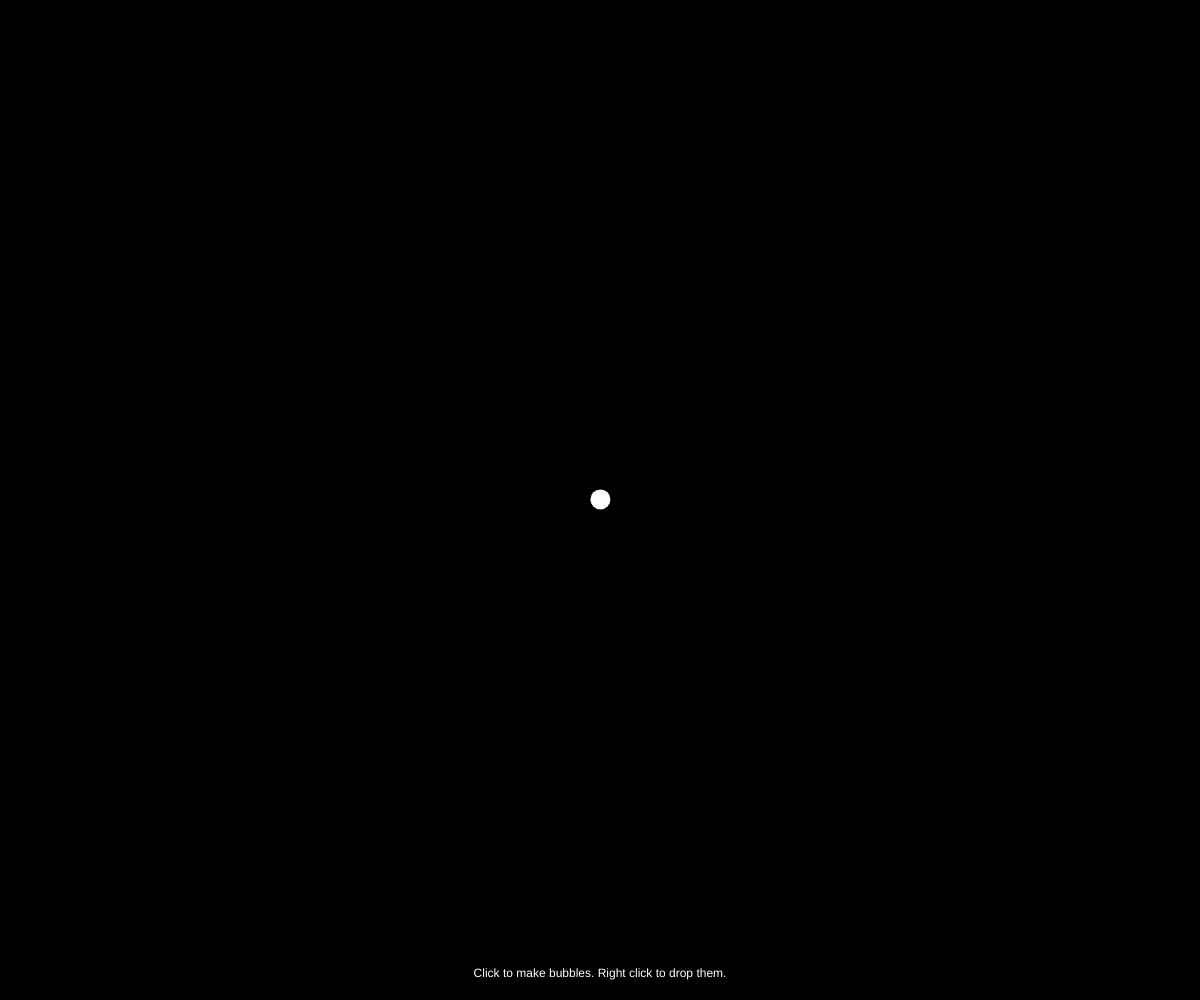
Frame 1 (no input)
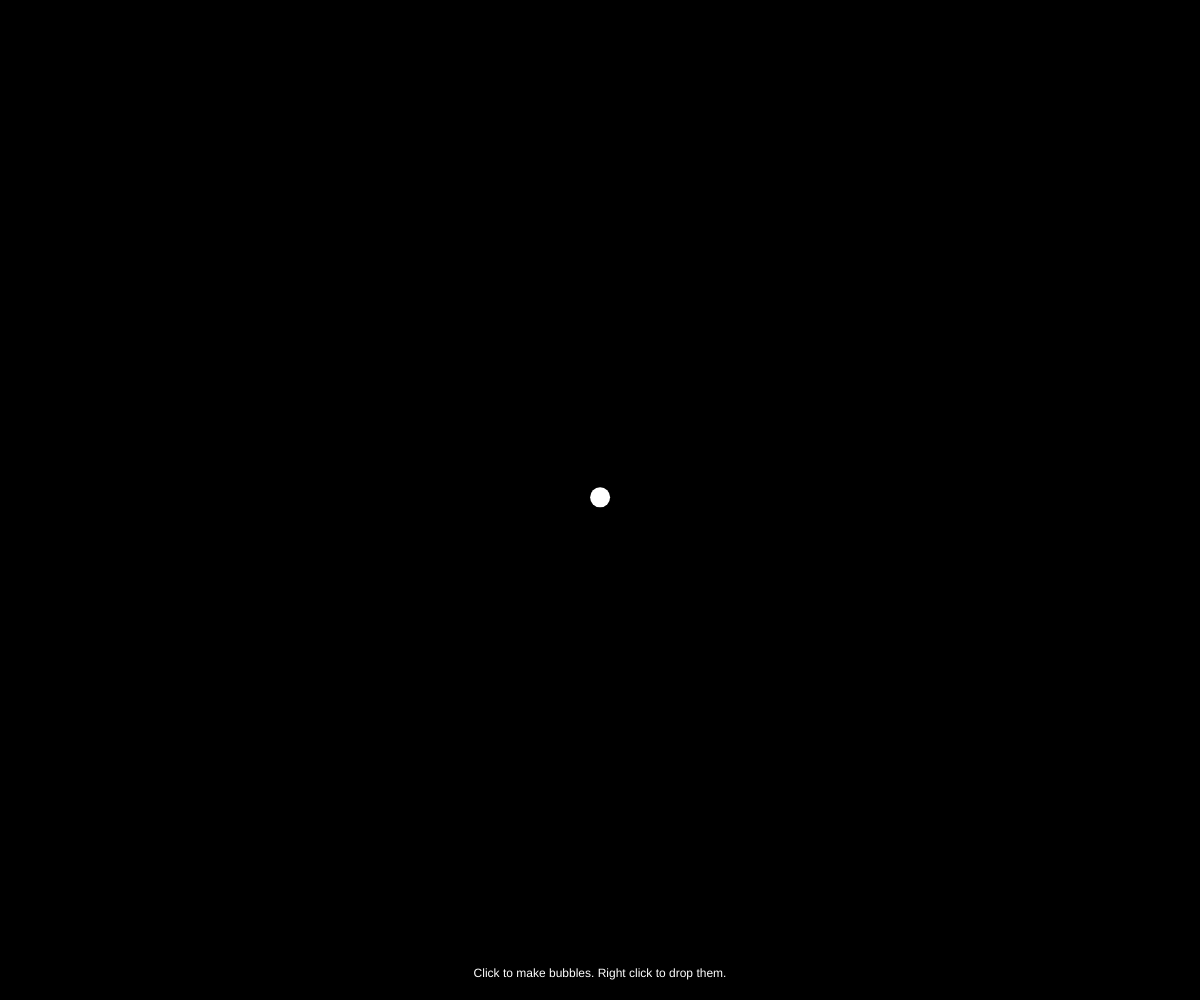
Frame 60 (no input)
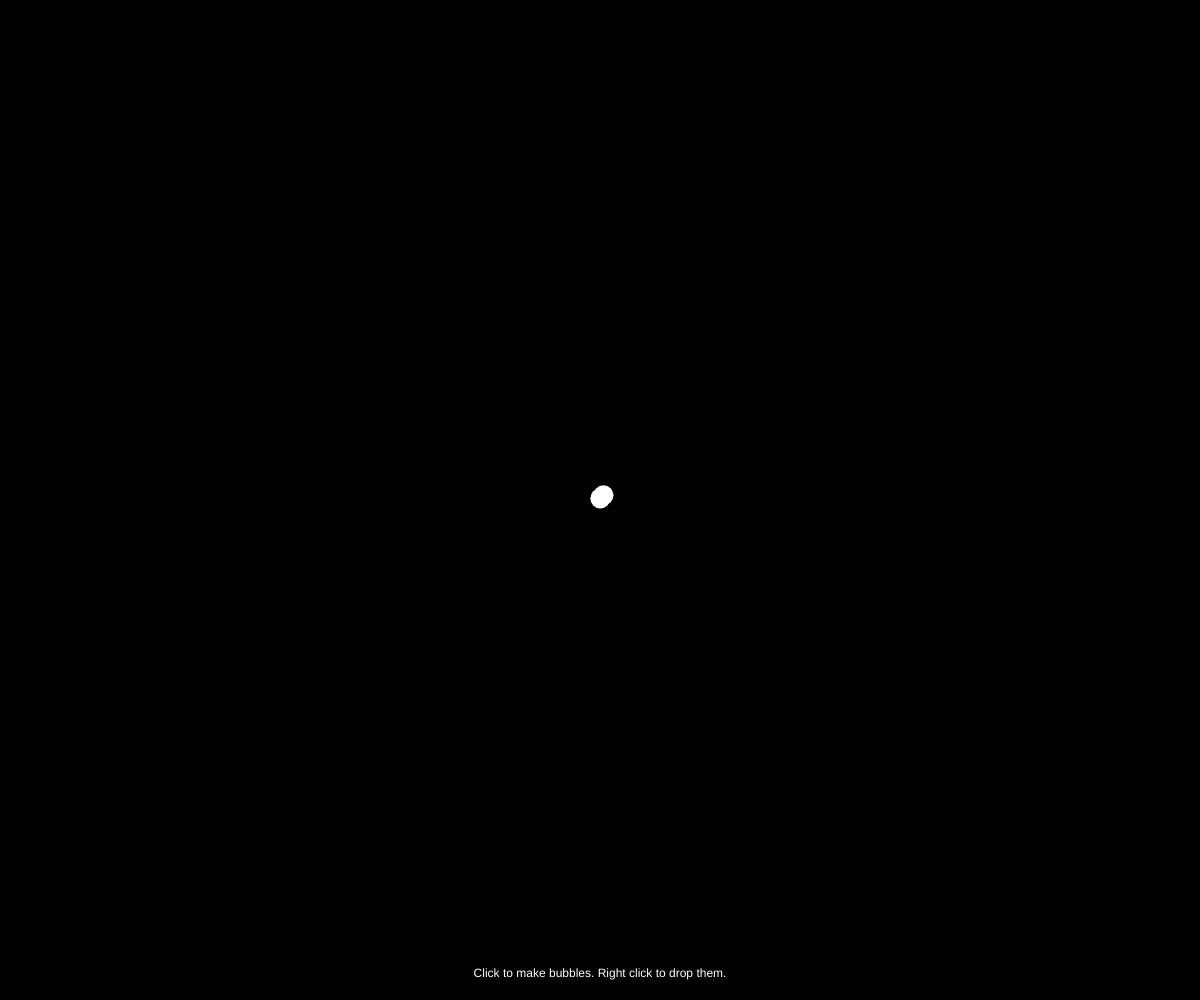
Frame 120 (the mouse pressed at the canvas centre since frame 60)

The p5.js sketch that drew these frames (run headless with seeded random() and noise() and a simulated clock; from frame 60 on, the mouse is pressed at the canvas centre):

// p5.js sketch
// ── sketch.js
let bubbles = [];
let rightClick = false;

function setup() {
  createCanvas(windowWidth, windowHeight);
  bubble1 = new Bubble(windowWidth / 2, windowHeight / 2, 20);
  bubbles.push(bubble1);

  // Prevent context menu from showing up on right click
  canvas.addEventListener("contextmenu", (e) => {
    e.preventDefault();
  });
}

function windowResized() {
  resizeCanvas(windowWidth, windowHeight);
}

function mousePressed() {
  if (mouseButton === RIGHT) {
    rightClick = true;
    for (let bubble of bubbles) {
      bubble.falling = true;
    }
  } else if (mouseButton === LEFT) {
    rightClick = false;
    let r = (0, 20);
    let b = new Bubble(mouseX, mouseY, r);
    bubbles.push(b);
  }
}

function draw() {
  background(0);

  for (let i = bubbles.length - 1; i >= 0; i--) {
    bubbles[i].move();
    bubbles[i].show();
    if (bubbles[i].y > height + bubbles[i].r) {
      bubbles.splice(i, 1);
    }
  }
  textAlign(CENTER, BOTTOM);
  text(
    "Click to make bubbles. Right click to drop them.",
    width / 2,
    height - 20
  );
}

class Bubble {
  constructor(x, y, r) {
    this.x = x;
    this.y = y;
    this.r = r;
    this.falling = false;
  }

  move() {
    if (this.falling) {
      this.y = this.y + 5;
    } else {
      this.x = this.x + random(-1, 1);
      this.y = this.y + random(-1, 1);
    }
  }

  show() {
    noStroke();
    fill(255);
    circle(this.x, this.y, this.r);
  }
}

// ── makeBubbles.html
<!DOCTYPE html>
<html lang="en">
  <head>
    <meta charset="utf-8" />
    <meta name="viewport" content="width=device-width, initial-scale=1.0" />

    <title>Sketch</title>

    <link rel="stylesheet" type="text/css" href="../common.css" />

    <script src="../libraries/p5.min.js"></script>
    <script src="https://cdnjs.cloudflare.com/ajax/libs/matter-js/0.17.1/matter.min.js"></script>
  </head>

  <body>
    <script src="sketch.js"></script>
  </body>
</html>
